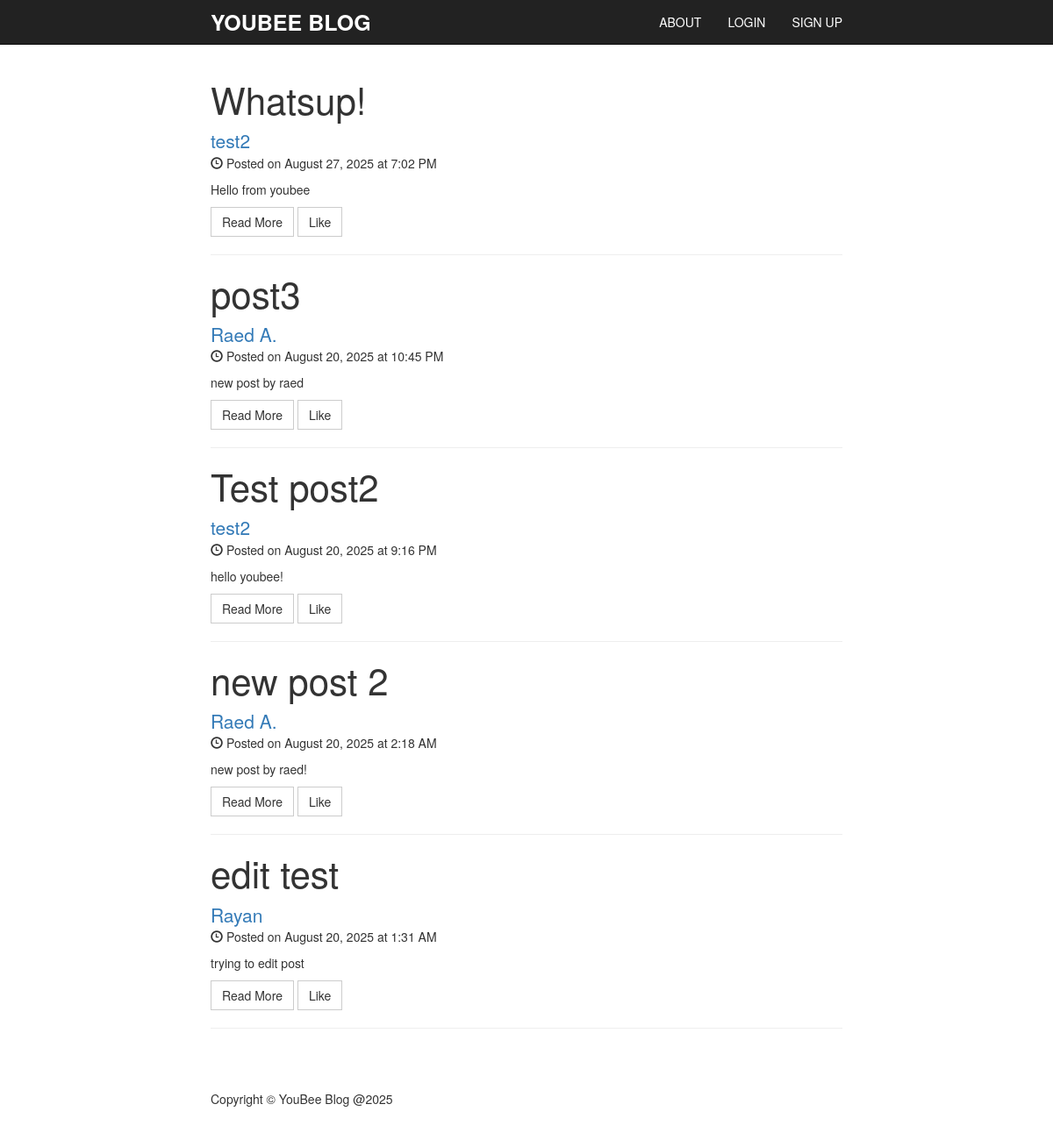
The page / on the database its author committed.
### tables this page shows
CREATE TABLE `posts` (
  `id` bigint(20) UNSIGNED NOT NULL,
  `subject` varchar(255) NOT NULL,
  `content` text NOT NULL,
  `user_id` bigint(20) UNSIGNED NOT NULL,
  `date_created` datetime NOT NULL DEFAULT current_timestamp(),
  `deleted_at` datetime DEFAULT NULL
);

CREATE TABLE `users` (
  `id` bigint(20) UNSIGNED NOT NULL,
  `name` varchar(100) NOT NULL,
  `email` varchar(100) NOT NULL,
  `password` varchar(100) NOT NULL,
  `profile` varchar(100) NOT NULL DEFAULT 'default.png',
  `datecreated` datetime NOT NULL DEFAULT current_timestamp()
);

### index.php (the view, shortened to what this page needs)
<?php
require "connection.php";
$sql =
"SELECT
  p.id as posts_id,
  p.content,
  p.subject,
  p.date_created,
  u.id as user_id,
  u.name as user_name
FROM posts p INNER JOIN users u ON u.id = p.user_id
WHERE p.deleted_at IS NULL
ORDER BY p.date_created DESC
";
$stmt = $pdo->query($sql);
$posts = $stmt->fetchall(PDO::FETCH_ASSOC);
?>
<!DOCTYPE html>
<html lang="en">
<head>
  <link href="css/bootstrap.min.css" rel="stylesheet">
  <link href="css/simple-blog-template.css" rel="stylesheet">
</head>
<body>
 <?php
require "components/navbar.php";
?>
  <div class="container">
    <div class="row">
      <div class="col-md-12">
    <?php
    foreach($posts as $post){
      $date = new DateTime($post['date_created']);
      $formattedDate = $date->format('F j, Y \a\t g:i A');
      echo '
        <h2 class="post-title">
          <a href="post.php?id='.$post['posts_id'].'">'.$post['subject'].'</a>
        </h2>
        <a href="author.php?id='.$post['user_id'].'" class="lead">
          '.$post['user_name'].'
        </a>
        <p><span class="glyphicon glyphicon-time"></span> Posted on '.$formattedDate.'</p>
        <p>'.$post['content'].'</p>
        <a class="btn btn-default" href="post.php?id='.$post['posts_id'].'">Read More</a>
        <a class="btn btn-default" href="post.php">Like</a>
        <hr>';
    }
        ?>
      </div>
    </div>
  </div>
   <?php
 require "components/footer.php";
 ?>
</body>
</html>

### css/simple-blog-template.css (style rules this page uses)
body { padding-top: 70px; }
@media (min-width: 1200px) { .container { width: 750px; } }
.post-title { font-size: 3em; }
.post-title a { color: inherit; text-decoration: none; }
.btn { border-radius: 0; }

### rows shown on the page
posts: subject "Whatsup!", user.name "test2", date_created "August 27, 2025 at 7:02 PM", content "Hello from youbee"
posts: subject "post3", user.name "Raed A.", date_created "August 20, 2025 at 10:45 PM", content "new post by raed"
posts: subject "Test post2", user.name "test2", date_created "August 20, 2025 at 9:16 PM", content "hello youbee!"
posts: subject "new post 2", user.name "Raed A.", date_created "August 20, 2025 at 2:18 AM", content "new post by raed!"
posts: subject "edit test", user.name "Rayan", date_created "August 20, 2025 at 1:31 AM", content "trying to edit post"
